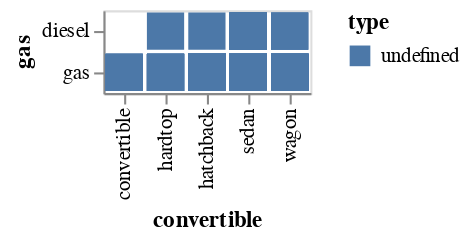

Notebook code for this chart:
### Code cell
bars = alt.Chart(data).mark_bar().encode(
    y='gas:N',
    color='type:N',
    x='convertible:O'
)

bars

### Figure 1 — Vega-Lite specification as saved in the notebook (floating-point values rounded to 4 significant figures; data arrays with more than 128 entries replaced by an {"elided": "..."} marker saying what was removed)
{"config": {"view": {"continuousWidth": 400, "continuousHeight": 300}}, "data": {"name": "data-5100354aa4b357aa1c1b4c30a8055477"}, "mark": "bar", "encoding": {"color": {"field": "type", "type": "nominal"}, "x": {"field": "convertible", "type": "ordinal"}, "y": {"field": "gas", "type": "nominal"}}, "$schema": "https://vega.github.io/schema/vega-lite/v4.17.0.json", "datasets": {"data-5100354aa4b357aa1c1b4c30a8055477": {"elided": "204 records"}}}
